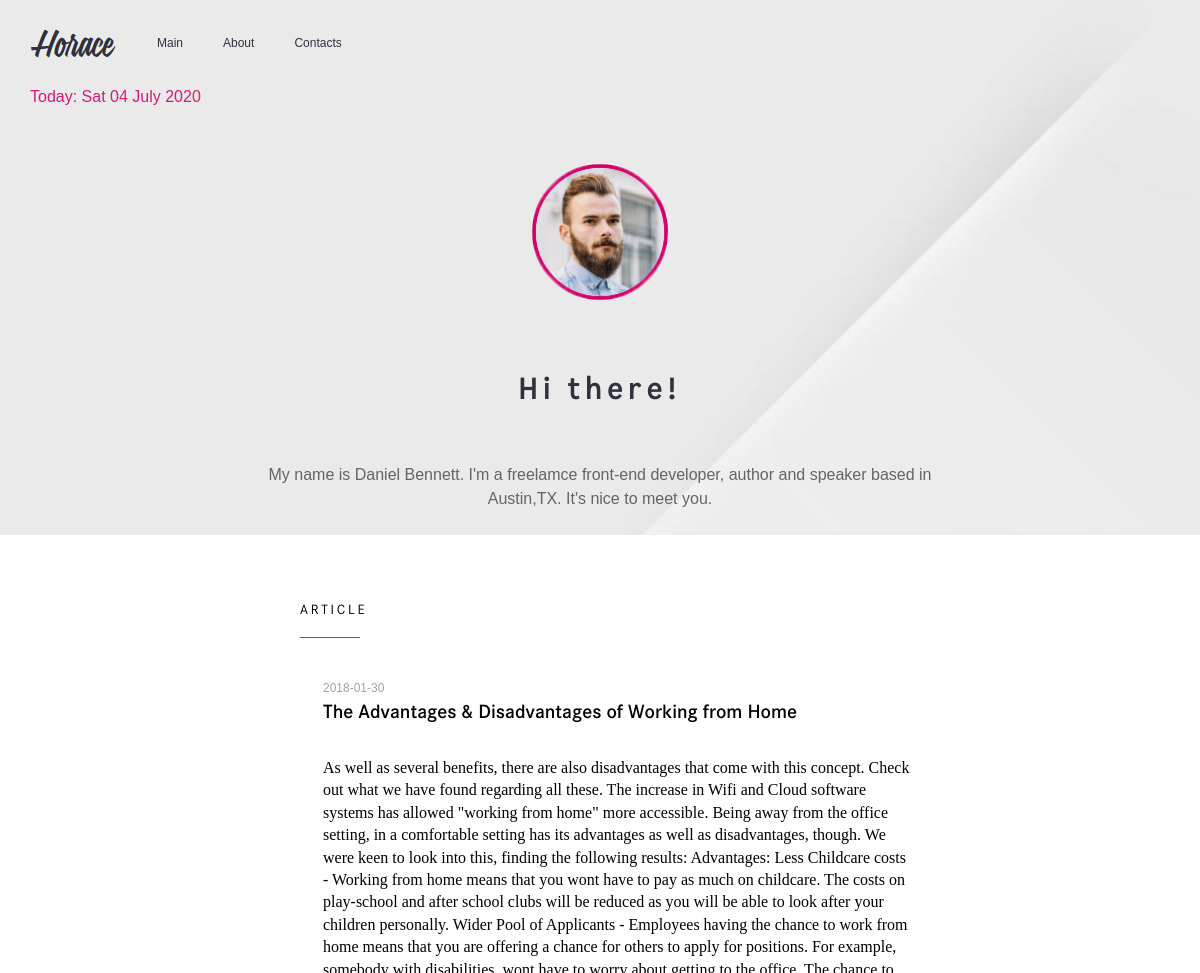
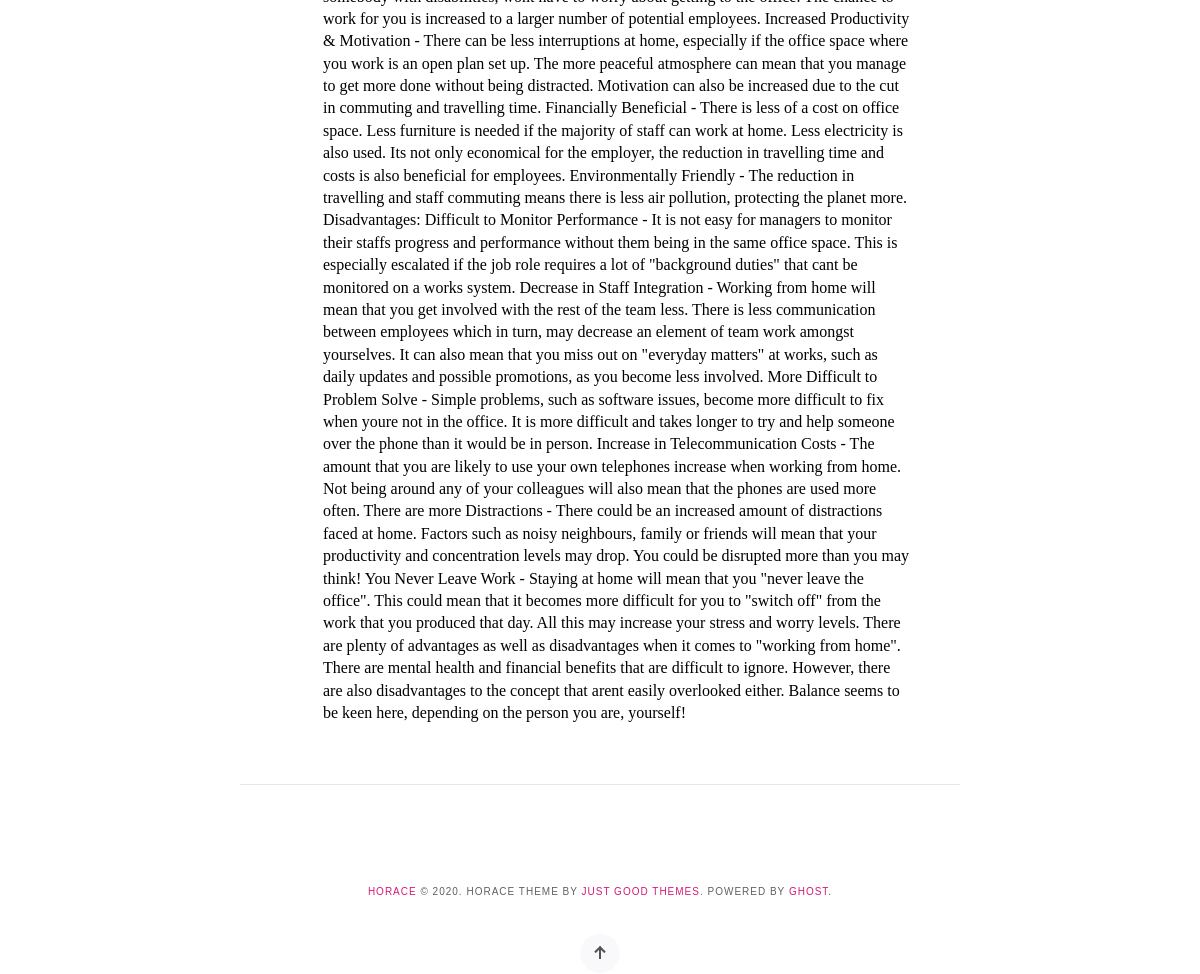
The page /article.php?article=3 on the database its author committed (2 pictures, top to bottom).
### tables this page shows
CREATE TABLE Posts (
ID INTEGER PRIMARY KEY AUTOINCREMENT,
ImageName TEXT,
Title TEXT,
Content TEXT,
Created DATE);

### article.php (the view, shortened to what this page needs)
<?php
	$db = getDbConnection();
	$ID = SQLite3::escapeString($_GET["article"]);
	$article = $db->query("SELECT * FROM Posts where ID='{$ID}'")->fetchArray(SQLITE3_ASSOC);
	$pageTitle = htmlspecialchars($article['Title']);
?>
<?php require 'head.php'; ?>
<?php require 'header.php'; ?>
<main class="site__centr">
	<div class="site__latest">
		<h3>ARTICLE</h3>
	</div>
	<div class="site__line"></div>
	<article class="article">
		<div class="article__body">
			<header>
				<time datetime="<?= $article['Created'] ?>" class="article__time"><?= $article['Created'] ?></time>
				<h1 class="article__title">
					<a href="article.php?article=<?= $article['ID']; ?>"><?= $pageTitle; ?></a>
				</h1>
			</header>
			<div class="article__text"><?= $article['Content'] ?></div>
		</div>
	</article>
</main>
<div class="site__separator"></div>
<?php require 'footer.php'; ?>

### css/style.css (style rules this page uses)
.site__centr { background-color: white; margin: 0 auto; max-width: 1366px }
.site__latest { font-family: Conv_Corporate; letter-spacing: 0.2em; font-size: 14px; padding-top: 65px; padding-left: 25%; padding-bottom: 17px; text-transform: uppercase; }
.site__line { background-color: #d61a77; margin-left: 25%; width: 60px; height: 1px; margin-bottom: 38px; }
.article { max-width: 910px; margin-top: 5px; margin-bottom: 60px; }
.article__body { padding-left: 323px; }
.article__time { text-transform: uppercase; font-family: Arial; color: #a2a2a8; font-size: 12px; margin-bottom: 22px; }
.article__title { font-weight: bold; font-family: Corporate_Demi; font-size: 20px; margin-bottom: 31px; }
.site__separator { background-color: #e5e7e9; margin-right: auto; margin-left: auto; width: 720px; height: 1px; margin-bottom: 72px; }

### rows shown on the page
posts: Created "2018-01-30", Title "The Advantages & Disadvantages of Working from Home", Content "As well as several benefits, there are also disadvantages that come with this concept. Check out what we have found regarding all these. The increase in Wifi and Cloud software systems has allowed \"working from home\" more accessible. Being away from the office setting, in a comfortable setting has its advantages as well as disadvantages, though. We were keen to look into this, finding the following results: Advantages: Less Childcare costs - Working from home means that you wont have to pay as much on childcare. The costs on play-school and after school clubs will be reduced as you will be able to look after your children personally. Wider Pool of Applicants - Employees having the chance to…"
